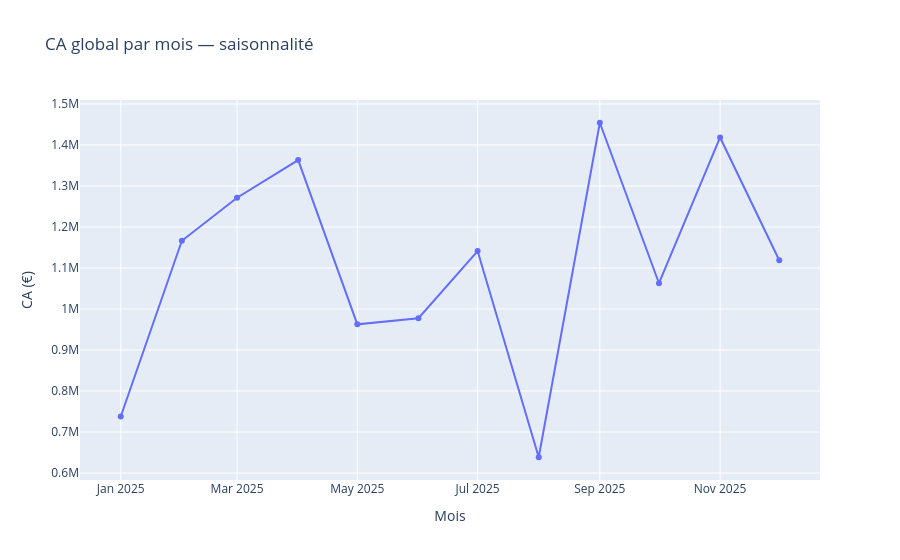
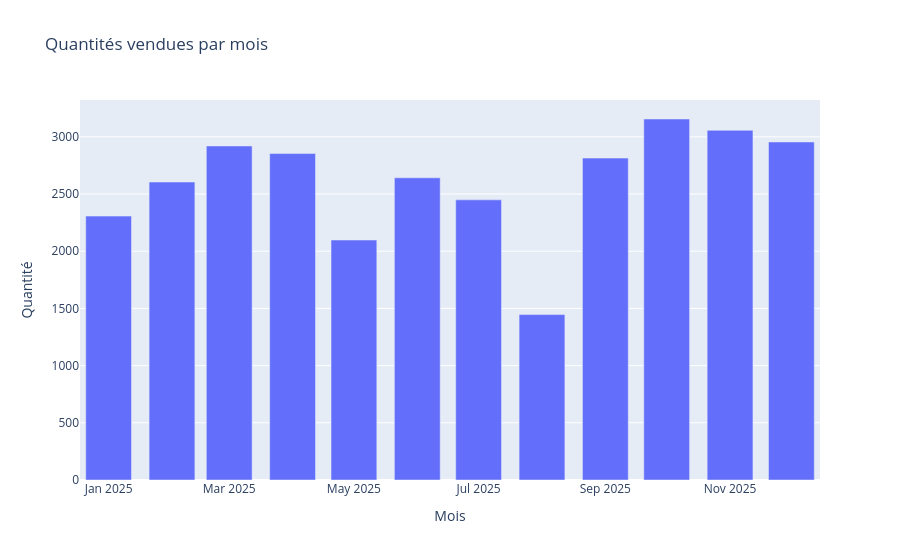

Here is the notebook cell these charts were saved with, in order:
### Markdown cell above
## 4. Saisonnalité des ventes globales
Table `silver_global_sales` (nécessite le fix `reset_index`)

### Code cell
df = load("silver_global_sales")


df["month"] = pd.to_datetime(df["month"])



fig = px.line(
    df, x="month", y="revenue_eur",
    title="CA global par mois — saisonnalité",
    labels={"month": "Mois", "revenue_eur": "CA (€)"},
    markers=True,
)
fig.show()

fig2 = px.bar(
    df, x="month", y="quantity",
    title="Quantités vendues par mois",
    labels={"month": "Mois", "quantity": "Quantité"},
)
fig2.show()

### Figure 1 — Plotly figure (JSON) as saved in the notebook; plotly's stock layout.template omitted (floating-point values rounded to 4 significant figures)
{"data": [{"hovertemplate": "Mois=%{x}<br>CA (€)=%{y}<extra></extra>", "legendgroup": "", "line": {"color": "#636efa", "dash": "solid"}, "marker": {"symbol": "circle"}, "mode": "lines+markers", "name": "", "orientation": "v", "showlegend": false, "type": "scatter", "x": ["2025-01-01T00:00:00.000000", "2025-02-01T00:00:00.000000", "2025-03-01T00:00:00.000000", "2025-04-01T00:00:00.000000", "2025-05-01T00:00:00.000000", "2025-06-01T00:00:00.000000", "2025-07-01T00:00:00.000000", "2025-08-01T00:00:00.000000", "2025-09-01T00:00:00.000000", "2025-10-01T00:00:00.000000", "2025-11-01T00:00:00.000000", "2025-12-01T00:00:00.000000"], "xaxis": "x", "y": [737800.0, 1166000.0, 1271000.0, 1363000.0, 962600.0, 977400.0, 1141000.0, 638500.0, 1454000.0, 1063000.0, 1418000.0, 1119000.0], "yaxis": "y"}], "layout": {"legend": {"tracegroupgap": 0}, "title": {"text": "CA global par mois — saisonnalité"}, "xaxis": {"anchor": "y", "domain": [0, 1], "title": {"text": "Mois"}}, "yaxis": {"anchor": "x", "domain": [0, 1], "title": {"text": "CA (€)"}}}}

### Figure 2 — Plotly figure (JSON) as saved in the notebook; plotly's stock layout.template omitted (floating-point values rounded to 4 significant figures)
{"data": [{"hovertemplate": "Mois=%{x}<br>Quantité=%{y}<extra></extra>", "legendgroup": "", "marker": {"color": "#636efa", "pattern": {"shape": ""}}, "name": "", "orientation": "v", "showlegend": false, "textposition": "auto", "type": "bar", "x": ["2025-01-01T00:00:00.000000", "2025-02-01T00:00:00.000000", "2025-03-01T00:00:00.000000", "2025-04-01T00:00:00.000000", "2025-05-01T00:00:00.000000", "2025-06-01T00:00:00.000000", "2025-07-01T00:00:00.000000", "2025-08-01T00:00:00.000000", "2025-09-01T00:00:00.000000", "2025-10-01T00:00:00.000000", "2025-11-01T00:00:00.000000", "2025-12-01T00:00:00.000000"], "xaxis": "x", "y": [2307, 2605, 2920, 2854, 2098, 2642, 2449, 1446, 2814, 3156, 3057, 2955], "yaxis": "y"}], "layout": {"barmode": "relative", "legend": {"tracegroupgap": 0}, "title": {"text": "Quantités vendues par mois"}, "xaxis": {"anchor": "y", "domain": [0, 1], "title": {"text": "Mois"}}, "yaxis": {"anchor": "x", "domain": [0, 1], "title": {"text": "Quantité"}}}}
